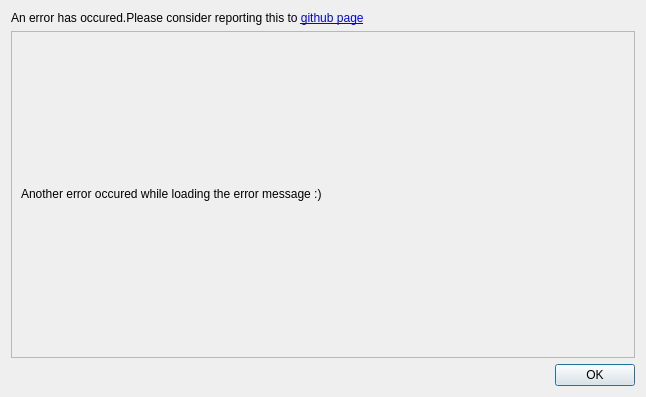
<?xml version="1.0" encoding="UTF-8"?>
<ui version="4.0">
 <class>Dialog</class>
 <widget class="QDialog" name="Dialog">
  <property name="geometry">
   <rect>
    <x>0</x>
    <y>0</y>
    <width>646</width>
    <height>397</height>
   </rect>
  </property>
  <property name="windowTitle">
   <string>Dialog</string>
  </property>
  <layout class="QGridLayout" name="gridLayout">
   <item row="0" column="0">
    <layout class="QVBoxLayout" name="verticalLayout">
     <item>
      <widget class="QLabel" name="lbl_error_title">
       <property name="text">
        <string>&lt;p&gt;An error has occured.Please consider reporting this to &lt;span&gt;&lt;a href=&quot;https://github.com/Thenujan-0/grub-editor/issues&quot;&gt;github page&lt;/a&gt;&lt;/span&gt;&lt;/p&gt;</string>
       </property>
       <property name="wordWrap">
        <bool>true</bool>
       </property>
       <property name="openExternalLinks">
        <bool>true</bool>
       </property>
       <property name="textInteractionFlags">
        <set>Qt::LinksAccessibleByMouse</set>
       </property>
      </widget>
     </item>
     <item>
      <widget class="QScrollArea" name="scrollArea">
       <property name="widgetResizable">
        <bool>true</bool>
       </property>
       <widget class="QWidget" name="scrollAreaWidgetContents">
        <property name="geometry">
         <rect>
          <x>0</x>
          <y>0</y>
          <width>628</width>
          <height>309</height>
         </rect>
        </property>
        <layout class="QGridLayout" name="gridLayout_2">
         <item row="0" column="0">
          <widget class="QLabel" name="lbl_error_body">
           <property name="text">
            <string>Another error occured while loading the error message :) </string>
           </property>
           <property name="textInteractionFlags">
            <set>Qt::LinksAccessibleByMouse|Qt::TextSelectableByMouse</set>
           </property>
          </widget>
         </item>
        </layout>
       </widget>
      </widget>
     </item>
     <item>
      <layout class="QHBoxLayout" name="horizontalLayout">
       <item>
        <spacer name="horizontalSpacer">
         <property name="orientation">
          <enum>Qt::Horizontal</enum>
         </property>
         <property name="sizeHint" stdset="0">
          <size>
           <width>40</width>
           <height>20</height>
          </size>
         </property>
        </spacer>
       </item>
       <item>
        <widget class="QPushButton" name="btn_ok">
         <property name="text">
          <string>OK</string>
         </property>
        </widget>
       </item>
      </layout>
     </item>
    </layout>
   </item>
  </layout>
 </widget>
 <resources/>
 <connections/>
</ui>
